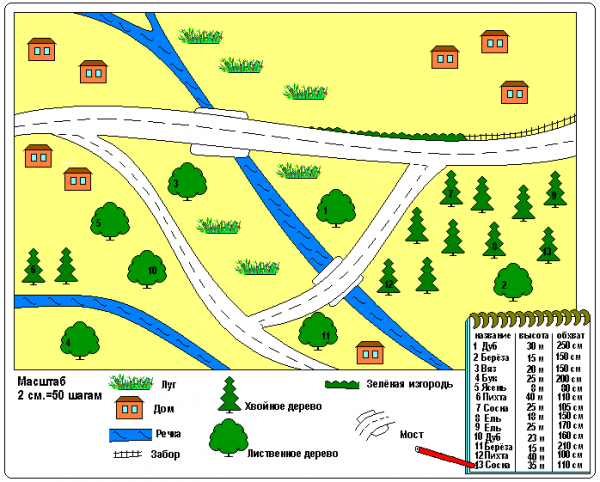
%> input picture DPV_5/images/map1.bmp, 600 x 482 px
$ octave forum.m   (GNU Octave 9; MATLAB toolbox functions it lacks are replaced by stand-ins)
%> lines starting %> are read from the running program, lines starting %| are printed output that depends on the picture
clear
clc

Im = imread('images\map1.bmp');
%> Im is the input picture: size 482x600x3 uint8; mean R, G, B 217.2, 226.8, 163.5
subplot(2,2,1)
imshow(Im)
Gr = fliplr(rgb2gray(Im)); % преобразуем в оттенки серого
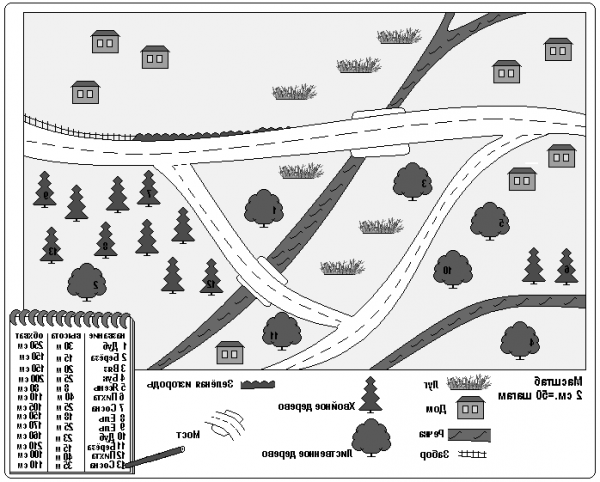
%> Gr: size 482x600 uint8; min 0, max 255, mean 216.9
Gr = imadjust(Gr); % выравниваем яркость
subplot(2,2,4)
DGr = double(Gr); % переводим в числовой формат
DGr = DGr/max(DGr(:)); % нормируем
surf(DGr)
axis([0 size(Gr,2) 0 size(Gr,1)])
shading interp
view(180,90)
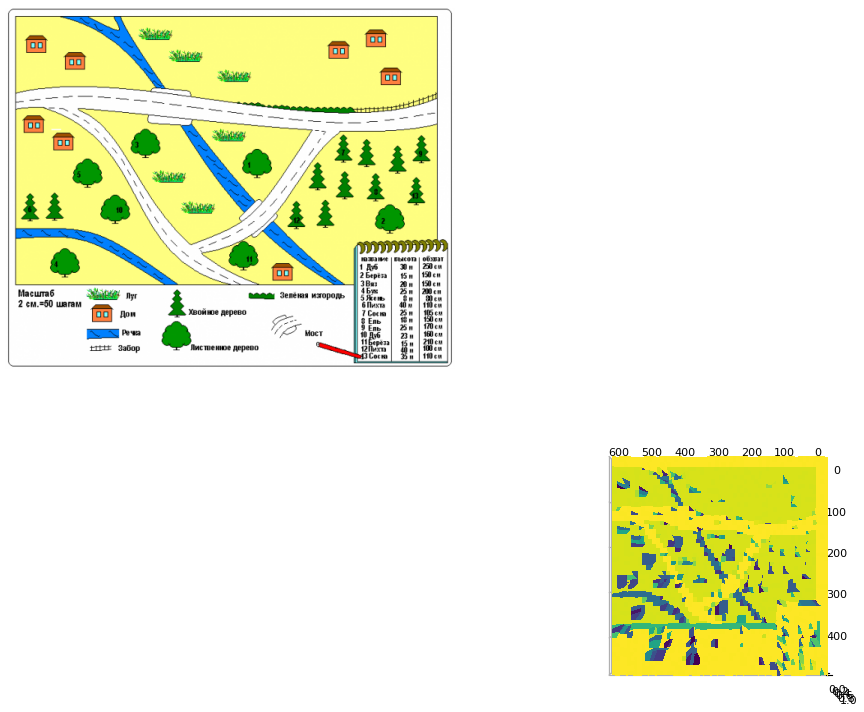
%> figure redrawn from the program's plot data, 2 panels

[m n] = size(DGr);
%> m = 482; n = 600
% сглаживаем
S = smooth(DGr(:));
Sm = reshape(S,m,n);
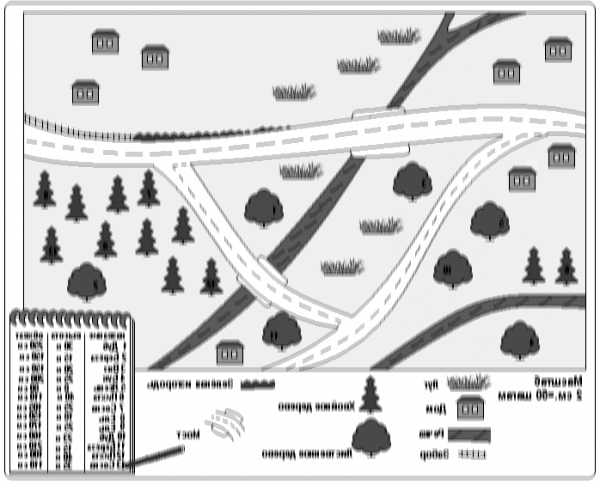
%> Sm: size 482x600 double; min 0, max 1, mean 0.838; mean of the top-left, top-right, bottom-left and bottom-right quarters 0.865, 0.841, 0.803, 0.845
figure
surf(Sm,'facealpha',0.8)
axis([0 size(Gr,2) 0 size(Gr,1)])
shading interp
view(180,80)
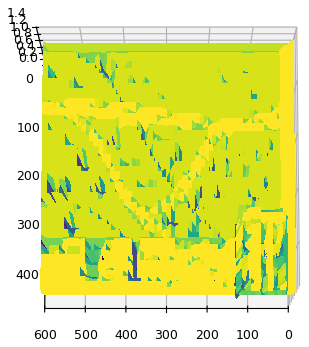
%> figure redrawn from the program's plot data
%light('Position',[0,0,600])

% диапазон высот
hmin = -800;
hmax = 2800;
% формируем трехстолбцовую матрицу
k = 1;
Z = zeros(m*n,3);
for i = 1:m
    for j = 1:n
        Z(k,:) = [i, j, hmin + (hmax-hmin)*DGr(i,j)];
        k = k+1;
    end
end
%> after the loop, k = 289201

$ run again, with DPV_5/images/map2.bmp copied over DPV_5/images/map1.bmp
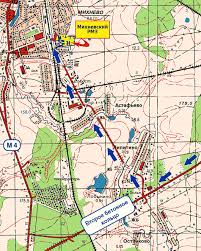
%> input picture DPV_5/images/map2.bmp, 201 x 251 px
%> Im is the input picture: size 251x201x3 uint8; mean R, G, B 206.6, 198.1, 174
%> `Sm = reshape(S,m,n);`:
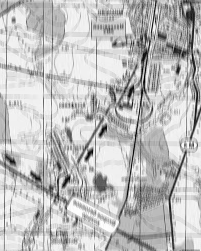
%> Sm: size 251x201 double; min 0, max 1, mean 0.751; mean of the top-left, top-right, bottom-left and bottom-right quarters 0.826, 0.681, 0.764, 0.736
%> `view(180,80)`:
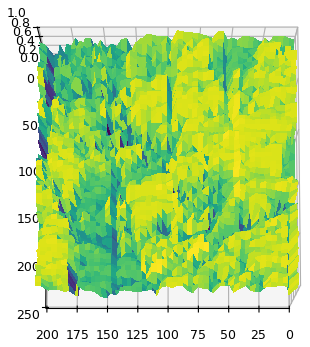
%> figure redrawn from the program's plot data
%> after the loop `for i = 1:m`: k = 50452

$ run again, with DPV_5/images/map3.bmp copied over DPV_5/images/map1.bmp
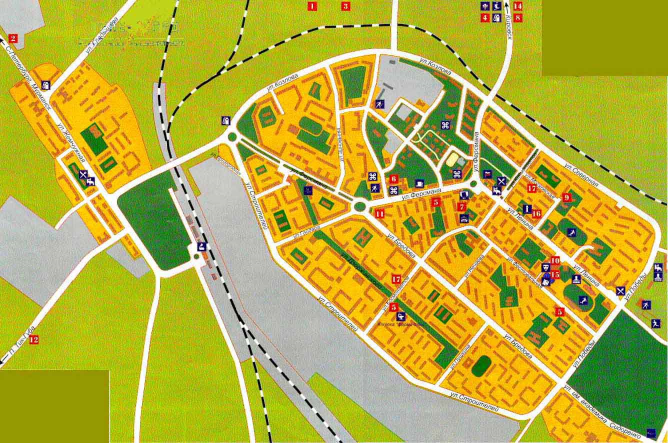
%> input picture DPV_5/images/map3.bmp, 1336 x 886 px (shown at 1/2 size)
%> Im is the input picture: size 886x1336x3 uint8; mean R, G, B 181.7, 174.1, 64.7
%> `view(180,90)`:
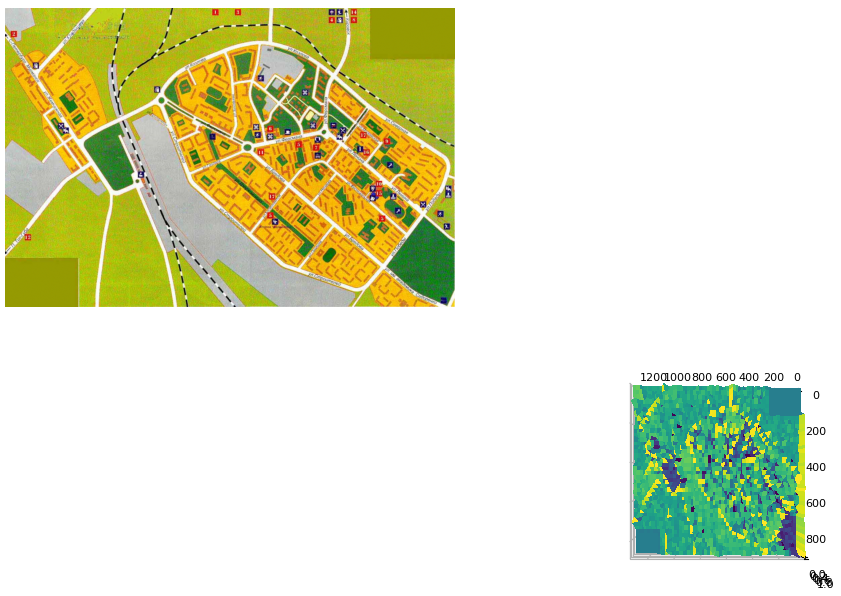
%> figure redrawn from the program's plot data, 2 panels
%> `view(180,80)`:
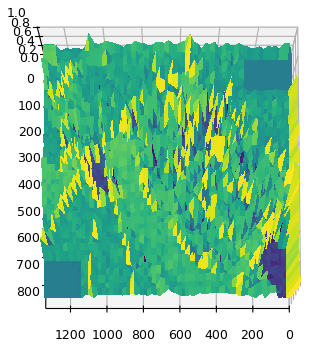
%> figure redrawn from the program's plot data
%> after the loop `for i = 1:m`: k = 1183697

$ run again, with DPV_5/images/face1.bmp copied over DPV_5/images/map1.bmp
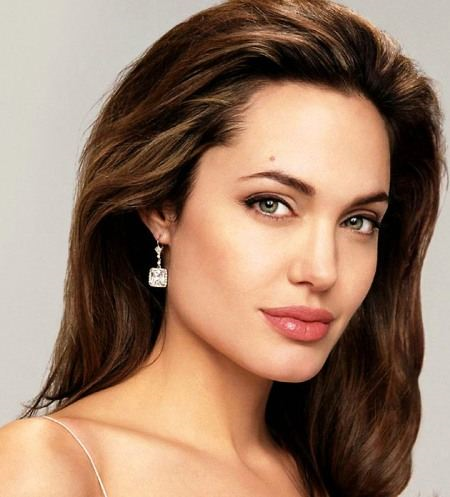
%> input picture DPV_5/images/face1.bmp, 450 x 497 px
%> Im is the input picture: size 497x450x3 uint8; mean R, G, B 153.3, 123.3, 103.2
%> `view(180,90)`:
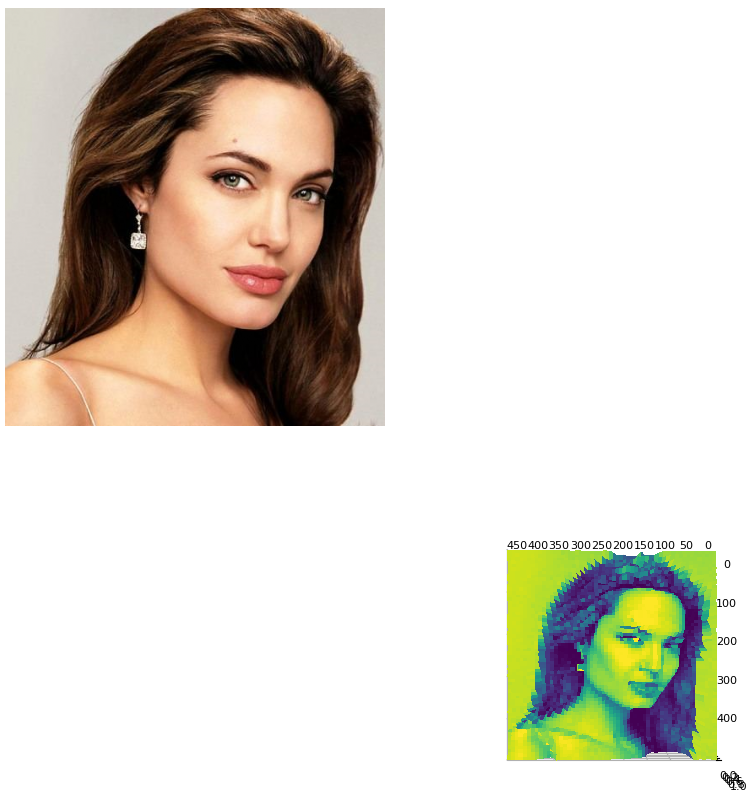
%> figure redrawn from the program's plot data, 2 panels
%> `view(180,80)`:
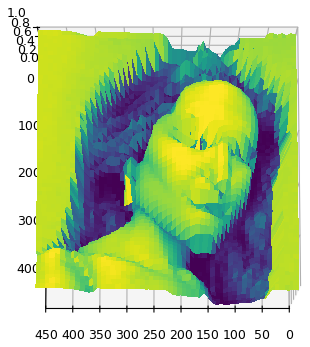
%> figure redrawn from the program's plot data
%> after the loop `for i = 1:m`: k = 223651
